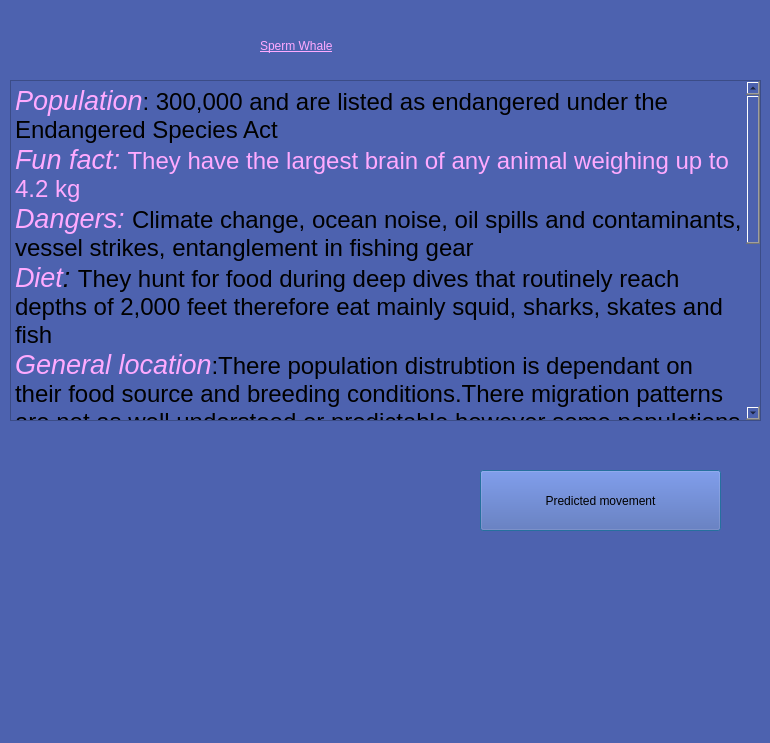
<?xml version="1.0" encoding="UTF-8"?>
<ui version="4.0">
 <class>Information_sw</class>
 <widget class="QDialog" name="Information_sw">
  <property name="geometry">
   <rect>
    <x>0</x>
    <y>0</y>
    <width>770</width>
    <height>743</height>
   </rect>
  </property>
  <property name="windowTitle">
   <string>Information</string>
  </property>
  <property name="styleSheet">
   <string notr="true">background-color: rgb(77, 98, 175);
color: rgb(0, 0, 0);

font: 18pt &quot;Palatino Linotype&quot;;</string>
  </property>
  <widget class="QLabel" name="title">
   <property name="geometry">
    <rect>
     <x>260</x>
     <y>30</y>
     <width>201</width>
     <height>31</height>
    </rect>
   </property>
   <property name="styleSheet">
    <string notr="true">
font: 24pt &quot;Palatino Linotype&quot;;
text-decoration: underline;
color: rgb(255, 170, 255);
</string>
   </property>
   <property name="text">
    <string>Sperm Whale</string>
   </property>
  </widget>
  <widget class="QPushButton" name="prediction">
   <property name="geometry">
    <rect>
     <x>480</x>
     <y>470</y>
     <width>241</width>
     <height>61</height>
    </rect>
   </property>
   <property name="text">
    <string>Predicted movement</string>
   </property>
  </widget>
  <widget class="QLabel" name="photo">
   <property name="geometry">
    <rect>
     <x>50</x>
     <y>410</y>
     <width>351</width>
     <height>181</height>
    </rect>
   </property>
   <property name="text">
    <string/>
   </property>
   <property name="pixmap">
    <pixmap>spw.png</pixmap>
   </property>
   <property name="scaledContents">
    <bool>true</bool>
   </property>
  </widget>
  <widget class="QTextBrowser" name="info_box">
   <property name="geometry">
    <rect>
     <x>10</x>
     <y>80</y>
     <width>751</width>
     <height>341</height>
    </rect>
   </property>
   <property name="html">
    <string>&lt;!DOCTYPE HTML PUBLIC &quot;-//W3C//DTD HTML 4.0//EN&quot; &quot;http://www.w3.org/TR/REC-html40/strict.dtd&quot;&gt;
&lt;html&gt;&lt;head&gt;&lt;meta name=&quot;qrichtext&quot; content=&quot;1&quot; /&gt;&lt;style type=&quot;text/css&quot;&gt;
p, li { white-space: pre-wrap; }
&lt;/style&gt;&lt;/head&gt;&lt;body style=&quot; font-family:'Palatino Linotype'; font-size:18pt; font-weight:400; font-style:normal;&quot;&gt;
&lt;p style=&quot; margin-top:0px; margin-bottom:0px; margin-left:0px; margin-right:0px; -qt-block-indent:0; text-indent:0px;&quot;&gt;&lt;span style=&quot; font-size:20pt; font-style:italic; color:#ffaaff;&quot;&gt;Population&lt;/span&gt;&lt;span style=&quot; color:#000000;&quot;&gt;: 300,000 and are listed as endangered under the Endangered Species Act&lt;/span&gt;&lt;/p&gt;
&lt;p style=&quot; margin-top:0px; margin-bottom:0px; margin-left:0px; margin-right:0px; -qt-block-indent:0; text-indent:0px;&quot;&gt;&lt;span style=&quot; font-size:20pt; font-style:italic; color:#ffaaff;&quot;&gt;Fun fact: &lt;/span&gt;&lt;span style=&quot; color:#ffaaff;&quot;&gt;They have the largest brain of any animal weighing up to 4.2 kg&lt;/span&gt;&lt;/p&gt;
&lt;p style=&quot; margin-top:0px; margin-bottom:0px; margin-left:0px; margin-right:0px; -qt-block-indent:0; text-indent:0px;&quot;&gt;&lt;span style=&quot; font-size:20pt; font-style:italic; color:#ffaaff;&quot;&gt;Dangers: &lt;/span&gt;&lt;span style=&quot; color:#000000;&quot;&gt;Climate change, ocean noise, oil spills and contaminants, vessel strikes, entanglement in fishing gear&lt;/span&gt;&lt;/p&gt;
&lt;p style=&quot; margin-top:0px; margin-bottom:0px; margin-left:0px; margin-right:0px; -qt-block-indent:0; text-indent:0px;&quot;&gt;&lt;span style=&quot; font-size:20pt; font-style:italic; color:#ffaaff;&quot;&gt;Diet&lt;/span&gt;&lt;span style=&quot; font-size:20pt; font-style:italic; color:#000000;&quot;&gt;: &lt;/span&gt;&lt;span style=&quot; color:#000000;&quot;&gt;They hunt for food during deep dives that routinely reach depths of 2,000 feet therefore eat mainly squid, sharks, skates and fish&lt;/span&gt;&lt;/p&gt;
&lt;p style=&quot; margin-top:0px; margin-bottom:0px; margin-left:0px; margin-right:0px; -qt-block-indent:0; text-indent:0px;&quot;&gt;&lt;span style=&quot; font-size:20pt; font-style:italic; color:#ffaaff;&quot;&gt;General location&lt;/span&gt;&lt;span style=&quot; color:#000000;&quot;&gt;:There population distrubtion is dependant on their food source and breeding conditions.There migration patterns are not as well understood or predictable however some populations appear to have different migration patterns by life history like females and young staying in tropical water&lt;/span&gt;&lt;/p&gt;
&lt;p style=&quot; margin-top:0px; margin-bottom:0px; margin-left:0px; margin-right:0px; -qt-block-indent:0; text-indent:0px;&quot;&gt;&lt;span style=&quot; font-size:20pt; font-style:italic; color:#ffaaff;&quot;&gt;Fun fact&lt;/span&gt;&lt;span style=&quot; color:#000000;&quot;&gt;: &lt;/span&gt;&lt;span style=&quot; color:#ffaaff;&quot;&gt;Posses most the most asymmetrical skull of any mammal&lt;/span&gt;&lt;/p&gt;
&lt;p style=&quot; margin-top:0px; margin-bottom:0px; margin-left:0px; margin-right:0px; -qt-block-indent:0; text-indent:0px;&quot;&gt;&lt;span style=&quot; font-size:20pt; font-style:italic; color:#ffaaff;&quot;&gt;Role in ecosystem&lt;/span&gt;&lt;span style=&quot; color:#000000;&quot;&gt;: Regulate flow of food and help to maintain a stable marine food chain by ensuring that certain species do not overpopulate the ocean&lt;/span&gt;&lt;/p&gt;
&lt;p style=&quot; margin-top:0px; margin-bottom:0px; margin-left:0px; margin-right:0px; -qt-block-indent:0; text-indent:0px;&quot;&gt;&lt;span style=&quot; font-size:20pt; font-style:italic; color:#ffaaff;&quot;&gt;Life span&lt;/span&gt;&lt;span style=&quot; color:#000000;&quot;&gt;: up to 60 years&lt;/span&gt;&lt;/p&gt;
&lt;p style=&quot; margin-top:0px; margin-bottom:0px; margin-left:0px; margin-right:0px; -qt-block-indent:0; text-indent:0px;&quot;&gt;&lt;span style=&quot; font-size:20pt; font-style:italic; color:#ffaaff;&quot;&gt;Description&lt;/span&gt;&lt;span style=&quot; color:#000000;&quot;&gt;: dark grey with variations of white patchs on belly. Only cetacean with a single blowhole asymmetrically placed on left side of the crown of the head.Their heads account for one-third of their total body length&lt;/span&gt;&lt;/p&gt;
&lt;p style=&quot; margin-top:0px; margin-bottom:0px; margin-left:0px; margin-right:0px; -qt-block-indent:0; text-indent:0px;&quot;&gt;&lt;a href=&quot;https://www.firmm.org/en/adoption/sperm-whales&quot;&gt;&lt;span style=&quot; text-decoration: underline; color:#0000ff;&quot;&gt;Adopt a sperm whale&lt;/span&gt;&lt;/a&gt;&lt;/p&gt;&lt;/body&gt;&lt;/html&gt;</string>
   </property>
  </widget>
 </widget>
 <resources/>
 <connections/>
</ui>
